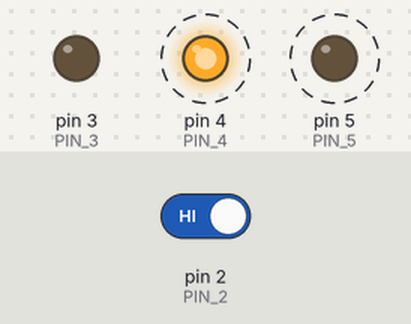
Recording of a sketch running on a simulated Arduino Uno, built with avr-gcc and run on an emulated ATmega328P. Parts: output pins drawn as LEDs (lit = HIGH). Dashed ring = blinking. The test bench sets the inputs (shaded band); at power-on: pin 2 (PIN_2) HIGH.

Above: at 1.8 s.
1.9 s: pin 2 (PIN_2) driven LOW
At 3.2 s:
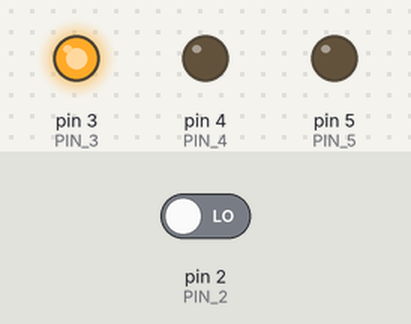
3.5 s: pin 2 (PIN_2) driven HIGH
At 3.62 s:
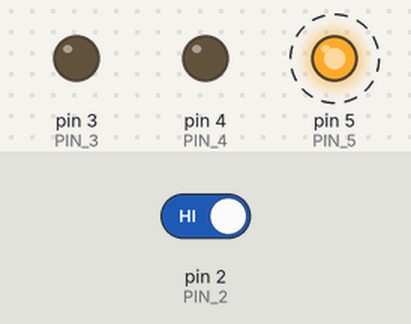
Timing chart, 0 to 12.5 s (numbered marks = the images above; inputs shaded):
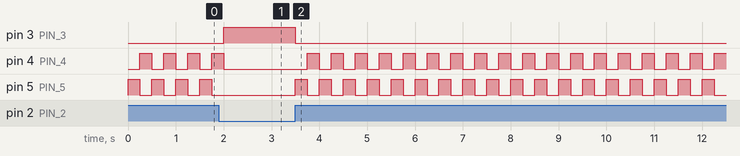

The sketch:

engage.ino
```cpp
const int PIN_2 = 2;
const int PIN_3 = 3;
const int PIN_4 = 4;
const int PIN_5 = 5;


int switchState = 0;

void setup() {
  pinMode(PIN_3, OUTPUT);
  pinMode(PIN_4, OUTPUT);
  pinMode(PIN_5, OUTPUT);
  pinMode(PIN_2, INPUT);
}

void loop() {
  switchState = digitalRead(2);

  if (switchState == LOW) {
    // The switch is off, so reset
    digitalWrite(PIN_3, HIGH);
    digitalWrite(PIN_4, LOW);
    digitalWrite(PIN_5, LOW);
  }
  else {
    // The switch is on - do stuff!
    digitalWrite(PIN_3, LOW);
    digitalWrite(PIN_4, LOW);
    digitalWrite(PIN_5, HIGH);

    delay(250);

    digitalWrite(PIN_4, HIGH);
    digitalWrite(PIN_5, LOW);

    delay(250);
  }
}
```

Measured:
- after the input at 1.9 s, pin 3 (PIN_3): LOW → HIGH after 0.10 s; pin 4 (PIN_4): goes on until 2.0 s, then stays LOW; pin 5 (PIN_5): stops changing and stays LOW
- after the input at 3.5 s, pin 3 (PIN_3): HIGH → LOW at once; pin 4 (PIN_4): alternates HIGH for 0.25 s and LOW for 0.25 s, starting after 0.25 s; pin 5 (PIN_5): alternates HIGH for 0.25 s and LOW for 0.25 s, starting at once
- by itself, pin 4 (PIN_4), pin 5 (PIN_5): alternates HIGH for 0.25 s and LOW for 0.25 s
